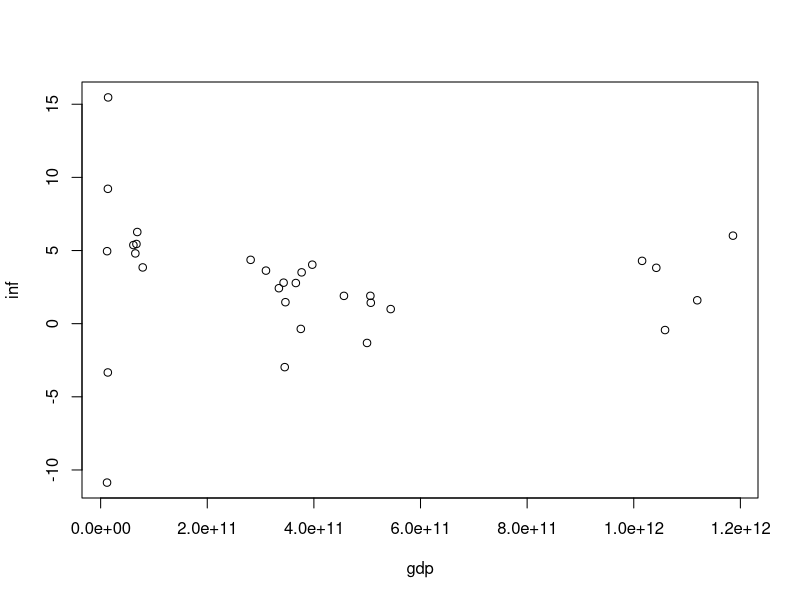

Write the R code that produced this figure.
## ---- chunk 1

#| warning: false

#| echo: true

setwd('C:/METOPEL')
library('readxl')
library('tidyverse')

dat<-read_excel('jarajija.xlsx')
## ---- chunk 2
library(readxl)
dat<-read_excel("jarajija.xlsx")
head(dat)
## ---- chunk 3
reg1<-lm(gdp~inf,data=dat)
summary(reg1) 
## ---- chunk 4
plot(dat$gdp,dat$inf,xlab="gdp",ylab="inf")
